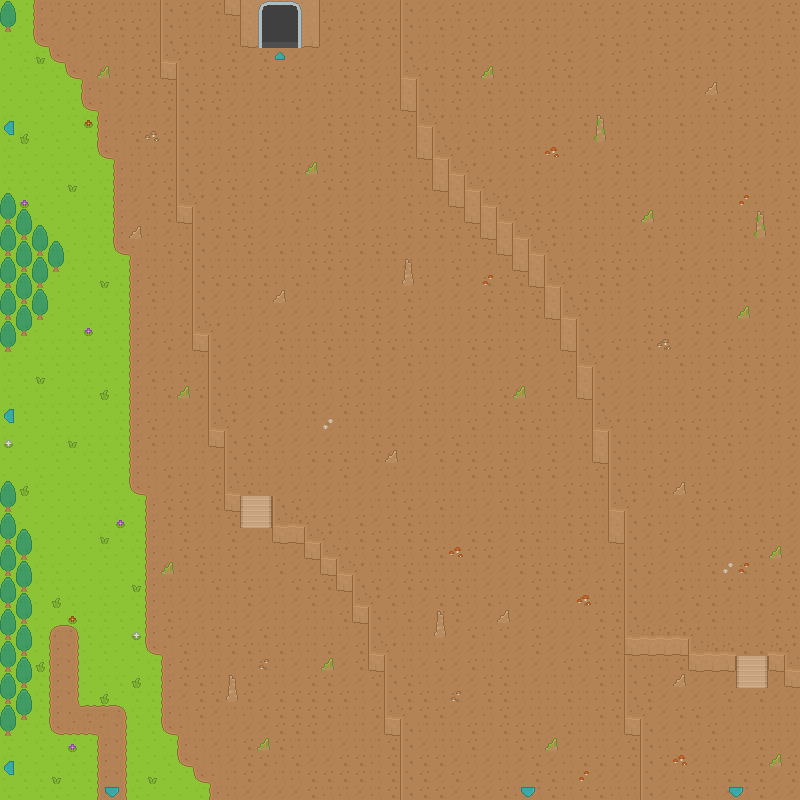

The image is a tile-based game level rendered from a .tmx file. Its description and source (layers, tilesets, objects; grid data summarised) follow:
An orthogonal 50x50 tile map with 16x16 px tiles, 5 tile layers (Ground Terrain, Ground Overlay, Deco0, Deco1, ...), 4 hidden layers not drawn.

<map version="1.5" tiledversion="1.7.1" orientation="orthogonal" renderorder="right-down" width="50" height="50" tilewidth="16" tileheight="16" infinite="0" nextlayerid="10" nextobjectid="1">
 <editorsettings>
  <export target="The Foothills.json" format="json" />
 </editorsettings>
 <tileset firstgid="1" source="roguelikeSheet.tsx" />
 <layer id="1" name="Ground Terrain" width="50" height="50">
  <data>[2500 cells, 2500 non-empty, 2 distinct tile ids]</data>
 </layer>
 <layer id="2" name="Ground Overlay" width="50" height="50">
  <data>[2500 cells, 2138 non-empty, 16 distinct tile ids]</data>
 </layer>
 <layer id="3" name="Deco0" width="50" height="50">
  <data>[2500 cells, 201 non-empty, 30 distinct tile ids]</data>
 </layer>
 <layer id="4" name="Deco1" width="50" height="50">
  <data>[2500 cells, 9 non-empty, 9 distinct tile ids]</data>
 </layer>
 <layer id="6" name="Above0" width="50" height="50">
  <data>[2500 cells, 11 non-empty, 3 distinct tile ids]</data>
 </layer>
 <layer id="5" name="Collision" width="50" height="50" visible="0">
  <data>[2500 cells, 291 non-empty, 7 distinct tile ids]</data>
 </layer>
 <layer id="7" name="The Forest:3168:-1:left:" width="50" height="50" visible="0">
  <data>[2500 cells, 6 non-empty, 2 distinct tile ids]</data>
 </layer>
 <layer id="8" name="The Rocky Ascent:-1:32:down:" width="50" height="50" visible="0">
  <data>[2500 cells, 6 non-empty, 2 distinct tile ids]</data>
 </layer>
 <layer id="9" name="The Dripping Caverns:1344:3168:up:" width="50" height="50" visible="0">
  <data>[2500 cells, 1 non-empty, 1 distinct tile ids]</data>
 </layer>
</map>
